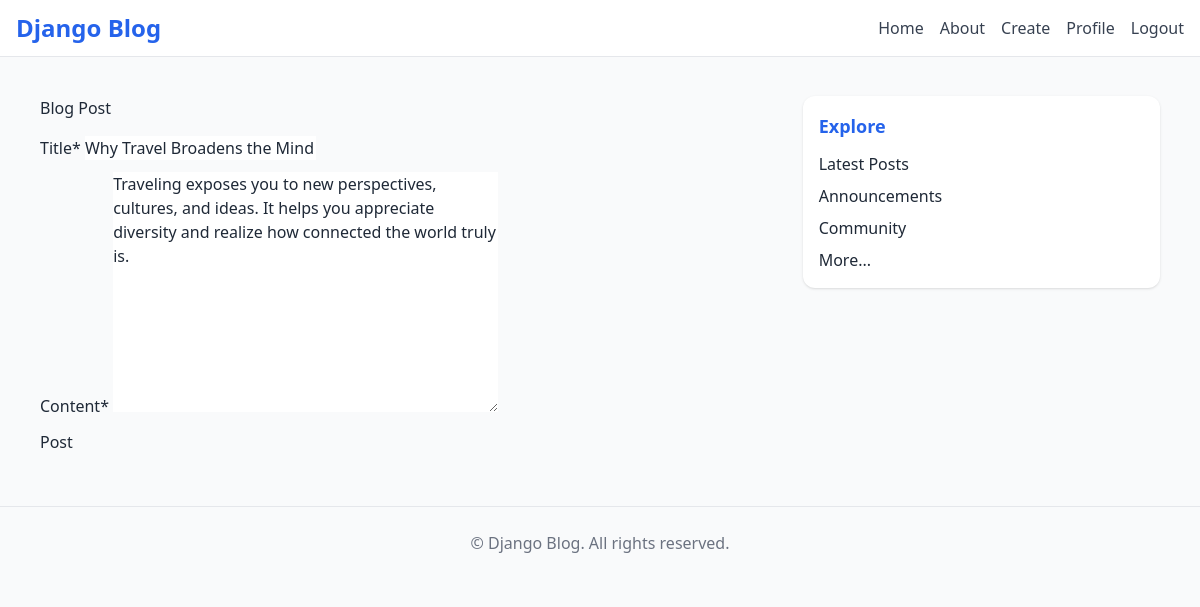
Page /post/68/update/ (signed in) on the committed database.
### blog/models.py (models this page shows, shortened)
class Post(models.Model):
    title = models.CharField(max_length=100)
    content = models.TextField()
    date_posted = models.DateTimeField(default=timezone.now)
    author = models.ForeignKey(User, on_delete=models.CASCADE)

### blog/views.py (the view, shortened to what this page needs)
# urls.py: path('post/<int:pk>/update/', PostUpdateView.as_view(), name='post-update'),
class PostUpdateView(LoginRequiredMixin,UserPassesTestMixin,UpdateView):
    model = Post
    fields =['title', 'content']
    def test_func(self):
        post = self.get_object()
        if self.request.user == post.author:
            return True
        return False

### blog/templates/blog/post_form.html (shortened to what this page needs)
{% extends "blog/base.html" %}
{% load crispy_forms_tags %}
{% block content %}
   <div class="content-section">
        <form method="POST">
            <fieldset class="form-group">
                <legend class="border-bottom mb-4"> Blog Post</legend>
                {{ form|crispy }}
            </fieldset>
            <div class="form-group">
                <button class="btn btn-outline-info" type="submit"> Post</button>
            </div>
        </form>
        <div class="border-top pt-3">
        </div>
   </div>
{% endblock content %}

### rows in the picture
Post: title "Why Travel Broadens the Mind", content "Traveling exposes you to new perspectives, cultures, and ideas. It helps you appreciate diversity and realize how connected the world truly is."
